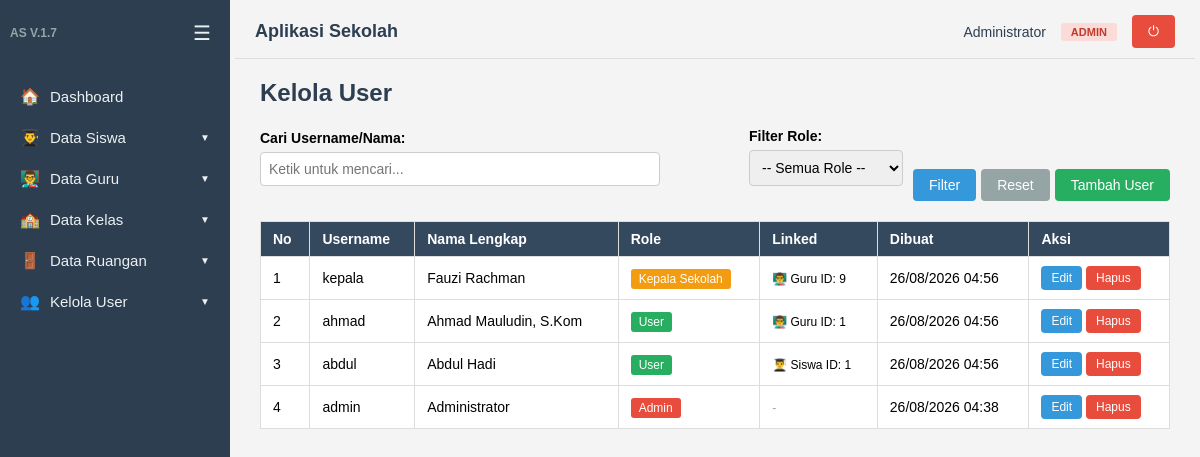
Screenshot of /user/tampil.php (signed in) with the database file from the repository.
### tables this page shows
CREATE TABLE `users` (
  `id` int(11) NOT NULL,
  `username` varchar(50) NOT NULL,
  `password` varchar(255) NOT NULL,
  `nama_lengkap` varchar(100) NOT NULL,
  `role` enum('admin','kepala','user') NOT NULL DEFAULT 'user',
  `id_guru` int(11) DEFAULT NULL,
  `id_siswa` int(11) DEFAULT NULL,
  `created_at` timestamp NOT NULL DEFAULT current_timestamp()
);

### user/tampil.php (the view, shortened to what this page needs)
<?php
include dirname(__DIR__) . '/auth.php';
$perPage = 10;
$page = isset($_GET['page']) ? max(1, (int)$_GET['page']) : 1;
$search = isset($_GET['search']) ? mysqli_real_escape_string($koneksi, $_GET['search']) : '';
$where = "WHERE 1=1";
$offset = ($page - 1) * $perPage;
$query = "SELECT * FROM users $where ORDER BY created_at DESC LIMIT $perPage OFFSET $offset";
$data = mysqli_query($koneksi, $query);
include dirname(__DIR__) . '/layout/header.php';
?>
<h2>Kelola User</h2>
<form method="GET" style="margin-bottom: 20px; display: flex; gap: 10px; flex-wrap: wrap; align-items: end;">
    <div style="flex: 1; min-width: 200px;">
        <label>Cari Username/Nama:</label><br>
        <input type="text" name="search" value="<?= htmlspecialchars($search) ?>" placeholder="Ketik untuk mencari...">
    </div>
    <div style="min-width: 150px;">
        <label>Filter Role:</label><br>
        <select name="role">
            <option value="">-- Semua Role --</option>
        </select>
    </div>
    <div style="display: flex; flex-direction: column;">
        <div style="display: flex; gap: 5px;">
            <button class="btn" type="submit">Filter</button>
            <a class="btn" href="tampil.php" style="background:#95a5a6;">Reset</a>
            <a class="btn btn-success" href="index.php">Tambah User</a>
        </div>
    </div>
</form>
<table>
    <tr>
        <th>No</th>
        <th>Username</th>
        <th>Nama Lengkap</th>
        <th>Role</th>
        <th>Linked</th>
        <th>Dibuat</th>
        <th>Aksi</th>
    </tr>
    <?php
    $no = $offset + 1;
    if (mysqli_num_rows($data) === 0) : ?>
        <tr>
            <td colspan="7" style="text-align:center; padding:20px;">Tidak ada data</td>
        </tr>
    <?php else: ?>
        <?php while ($row = mysqli_fetch_assoc($data)) : ?>
            <tr>
                <td><?= $no++; ?></td>
                <td><?= htmlspecialchars($row['username']) ?></td>
                <td><?= htmlspecialchars($row['nama_lengkap']) ?></td>
                <td>
                    <?php
                    $roleLabels = [
                        'admin' => ['label' => 'Admin', 'color' => '#e74c3c'],
                        'kepala' => ['label' => 'Kepala Sekolah', 'color' => '#f39c12'],
                        'user' => ['label' => 'User', 'color' => '#27ae60']
                    ];
                    $rl = $roleLabels[$row['role']] ?? ['label' => ucfirst($row['role']), 'color' => '#95a5a6'];
                    ?>
                    <span style="padding: 3px 8px; border-radius: 3px; background: <?= $rl['color'] ?>; color: white; font-size:12px;">
                        <?= $rl['label'] ?>
                    </span>
                </td>
                <td>
                    <?php if ($row['id_guru']): ?>
                        <span style="font-size:12px;">👨‍🏫 Guru ID: <?= $row['id_guru'] ?></span>
                    <?php elseif ($row['id_siswa']): ?>
                        <span style="font-size:12px;">👨‍🎓 Siswa ID: <?= $row['id_siswa'] ?></span>
                    <?php else: ?>
                        <span style="font-size:12px; color:#95a5a6;">-</span>
                    <?php endif; ?>
                </td>
                <td><?= date('d/m/Y H:i', strtotime($row['created_at'])) ?></td>
                <td>
                    <a class="btn" href="edit.php?id=<?= $row['id'] ?>" style="padding:5px 10px; font-size:12px;">Edit</a>
                    <?php if ($row['id'] !== $_SESSION['user_id']): ?>
                        <a class="btn btn-danger" href="hapus.php?id=<?= $row['id'] ?>" onclick="return confirm('Yakin ingin menghapus user ini?')" style="padding:5px 10px; font-size:12px;">Hapus</a>
                    <?php endif; ?>
                </td>
            </tr>
        <?php endwhile; ?>
    <?php endif; ?>
</table>
<?php include dirname(__DIR__) . '/layout/footer.php'; ?>

### layout/header.php (style rules this page uses)
* { box-sizing: border-box; margin: 0; padding: 0; }
body { font-family: Arial, Helvetica, sans-serif; background: #f4f4f4; display: flex; min-height: 100vh; }
h2 { margin-bottom: 20px; color: #2c3e50; }
table { border-collapse: collapse; width: 100%; background: #fff; margin-bottom: 15px; }
table th, table td { border: 1px solid #ddd; padding: 9px 12px; text-align: left; font-size: 14px; }
table th { background: #34495e; color: #fff; }
label { font-weight: bold; font-size: 14px; }
input[type=text], input[type=date], input[type=number], input[type=file], select { padding: 8px; width: 100%; max-width: 400px; margin: 5px 0 15px; border: 1px solid #ccc; border-radius: 4px; font-size: 14px; }
.btn { display: inline-block; background: #3498db; color: #fff; border: 0; padding: 8px 16px; border-radius: 4px; cursor: pointer; text-decoration: none; font-size: 14px; }
.btn-danger { background: #e74c3c; }
.btn-success { background: #27ae60; }

### rows the page displays
users: username "kepala", nama_lengkap "Fauzi Rachman", role "Kepala Sekolah", id_guru "9", created_at "26/08/2026 04:56"
users: username "ahmad", nama_lengkap "Ahmad Mauludin, S.Kom", role "User", id_guru "1", created_at "26/08/2026 04:56"
users: username "abdul", nama_lengkap "Abdul Hadi", role "User", id_siswa "1", created_at "26/08/2026 04:56"
users: username "admin", nama_lengkap "Administrator", role "Admin", created_at "26/08/2026 04:38"

### other values shown
$item['icon'] "🏠"
$item['label'] "Dashboard"
$item['icon'] "👨‍🎓"
$item['label'] "Data Siswa"
$item['icon'] "👨‍🏫"
$item['label'] "Data Guru"
$item['icon'] "🏫"
$item['label'] "Data Kelas"
$item['icon'] "🚪"
$item['label'] "Data Ruangan"
$item['icon'] "👥"
$item['label'] "Kelola User"
$user['nama_lengkap'] "Administrator"
$roleLabels[$user['role']] "ADMIN"
